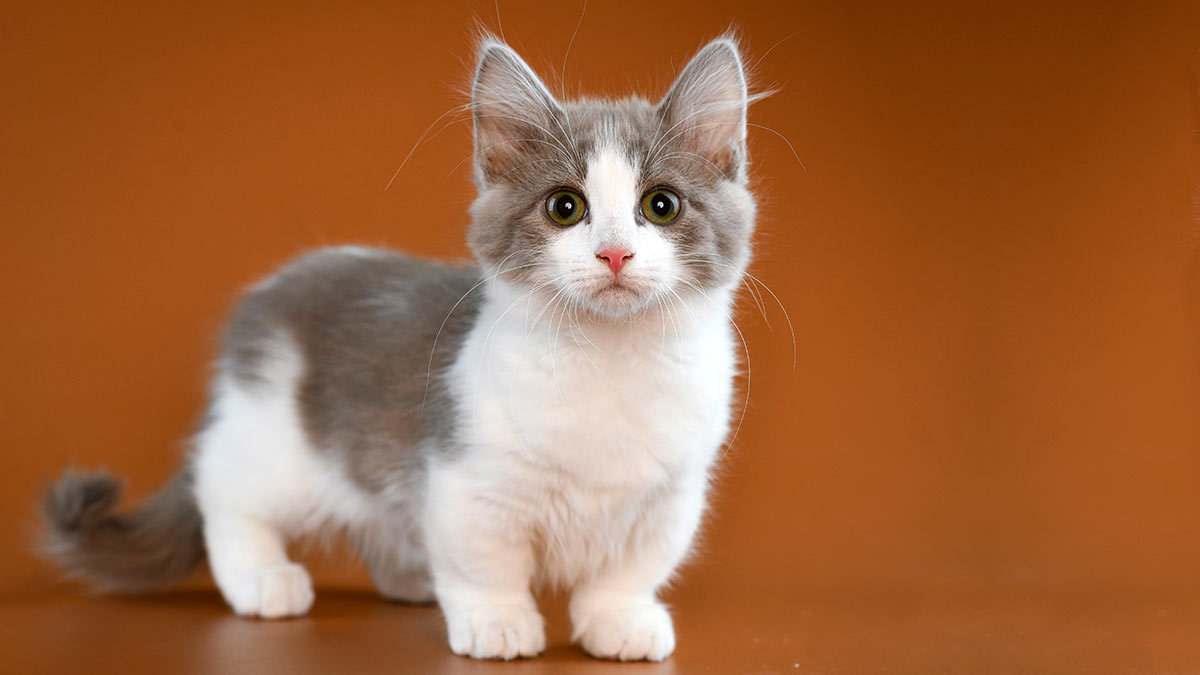
%> input picture segundoParcial/practicas/practica4/gatito.jpg, 1200 x 675 px
$ octave parte2.m   (GNU Octave 9; MATLAB toolbox functions it lacks are replaced by stand-ins)
%> lines starting %> are read from the running program, lines starting %| are printed output that depends on the picture
% Cargar la imagen
imagen = imread('gatito.jpg');
%> imagen is the input picture: size 675x1200x3 uint8; mean R, G, B 159.7, 103.2, 64.1

% Convertir la imagen a escala de grises si es necesario
if size(imagen, 3) == 3
    imagen_gris = rgb2gray(imagen);
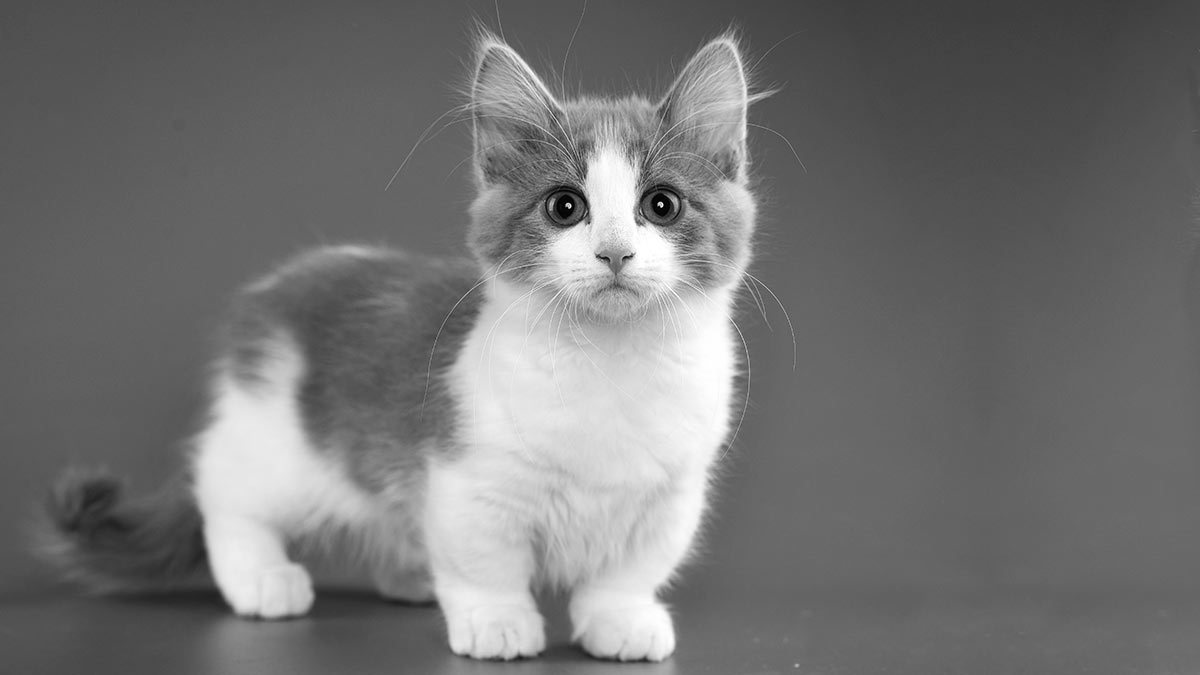
%> imagen_gris: size 675x1200 uint8; min 0, max 255, mean 115.7
else
    imagen_gris = imagen;
end

% Calcular la DCT de la imagen
dct_imagen = dct2(double(imagen_gris)); % Convertir imagen a tipo double para evitar saturación

% Pedir al usuario el número de bits deseado para la compresión
compression_bits = input('Por favor, ingrese el número de bits deseado para la compresión: ');
%> the answer given: 3

% Definir la función para calcular la matriz de error cuantificada
quantized_error_matrix = @(image, bits) round(double(image) / (2^(8-bits))) * (2^(8-bits)) - double(image);

% Calcular la matriz de error cuantificada de la DCT de la imagen
error_matrix_original = quantized_error_matrix(dct_imagen, compression_bits);
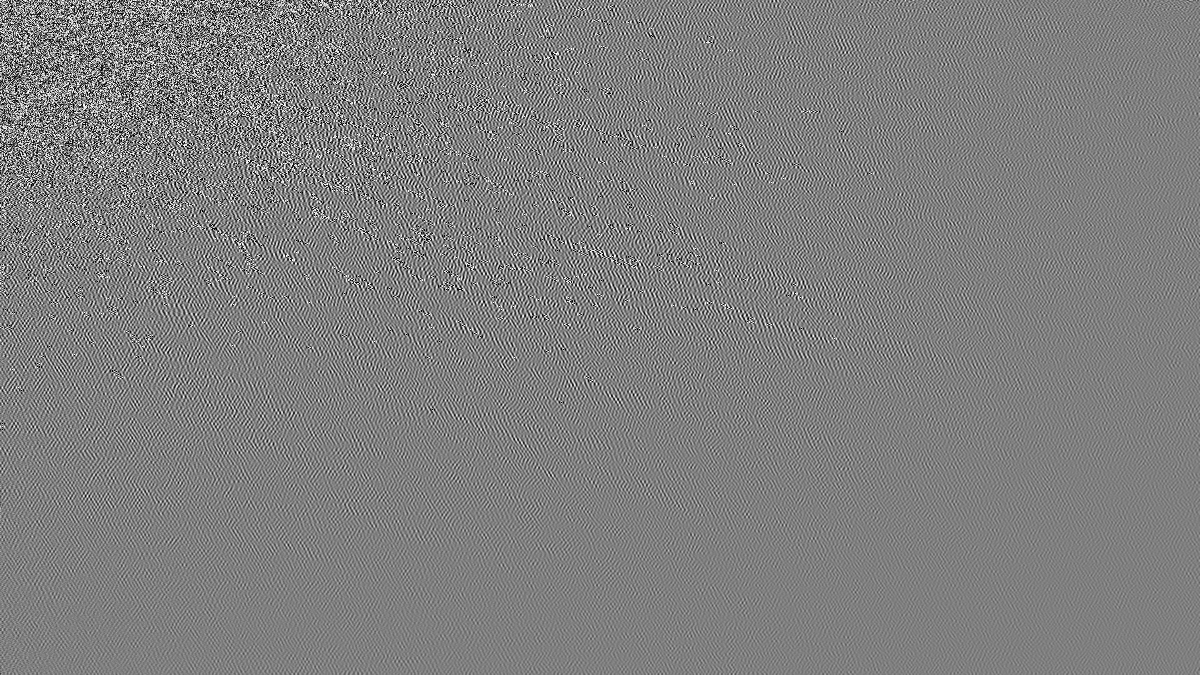
%> error_matrix_original: size 675x1200 double; min -16, max 16, mean -0.00324; drawn with min black and max white

% Calcular la MEQ de recuperación de la DCT de la imagen utilizando los mismos bits de compresión
recovery_meq = @(error_matrix, bits) round(sum(error_matrix(:)) / (numel(error_matrix) * (2^(8-bits)))) * (2^(8-bits));

% Aplicar la MEQ de recuperación a la matriz de error original
meq_original = recovery_meq(error_matrix_original, compression_bits);
%> meq_original = 0

% Calcular la DCT comprimida original
compressed_dct = double(dct_imagen) + error_matrix_original;

% Calcular la matriz de error cuantificada y la MEQ de recuperación de la DCT comprimida
error_matrix_compressed = quantized_error_matrix(compressed_dct, compression_bits);
%> error_matrix_compressed: size 675x1200 double; every value is 0
meq_compressed = recovery_meq(error_matrix_compressed, compression_bits);
%> meq_compressed = 0

% Aplicar la MEQ a la DCT comprimida
recovered_compressed_dct = compressed_dct + meq_compressed;

% Reconstruir la imagen utilizando solo los coeficientes seleccionados
imagen_reconstruida = idct2(recovered_compressed_dct);

% Convertir la imagen reconstruida a uint8
imagen_reconstruida = uint8(imagen_reconstruida);
%> imagen_reconstruida: size 675x1200 uint8

% Calcular la potencia de la señal en el dominio de la DCT
signal_power_dct = mean(dct_imagen(:).^2);
%> signal_power_dct = 15683.2

% Calcular la DCT de la imagen reconstruida
dct_imagen_reconstruida = dct2(double(imagen_reconstruida));

% Calcular la diferencia entre los coeficientes de la DCT original y la DCT reconstruida (ruido)
dct_noise = dct_imagen - dct_imagen_reconstruida;
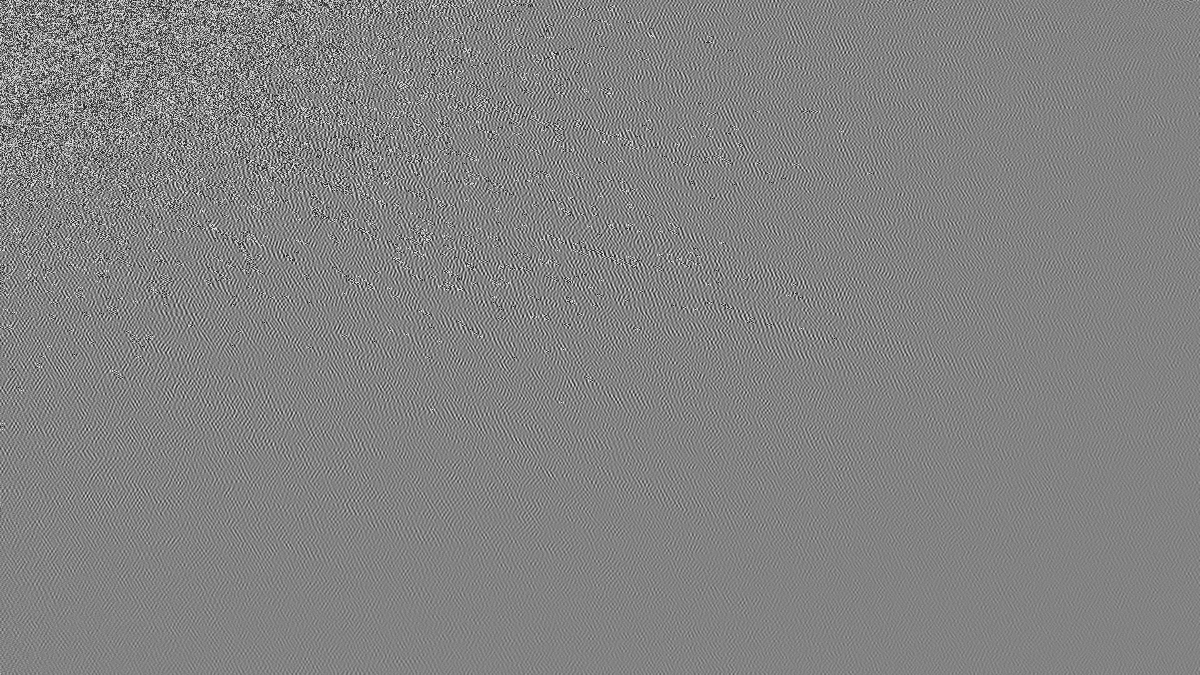
%> dct_noise: size 675x1200 double; min -19.99, max 18.89, mean 0.00296; drawn with min black and max white

% Calcular la potencia del ruido en el dominio de la DCT
noise_power_dct = mean(dct_noise(:).^2);
%> noise_power_dct = 22.23

% Calcular la relación señal/ruido (SNR) en el dominio de la DCT
SNR_dct = 10 * log10(signal_power_dct / noise_power_dct);
%> SNR_dct = 28.48

% Mostrar la imagen original, la imagen DCT y la imagen reconstruida
subplot(1,3,1);
imshow(imagen_gris);
title('Imagen Original');

subplot(1,3,2);
imshow(dct_imagen); % Convertir la DCT de nuevo a uint8 para visualizarla correctamente
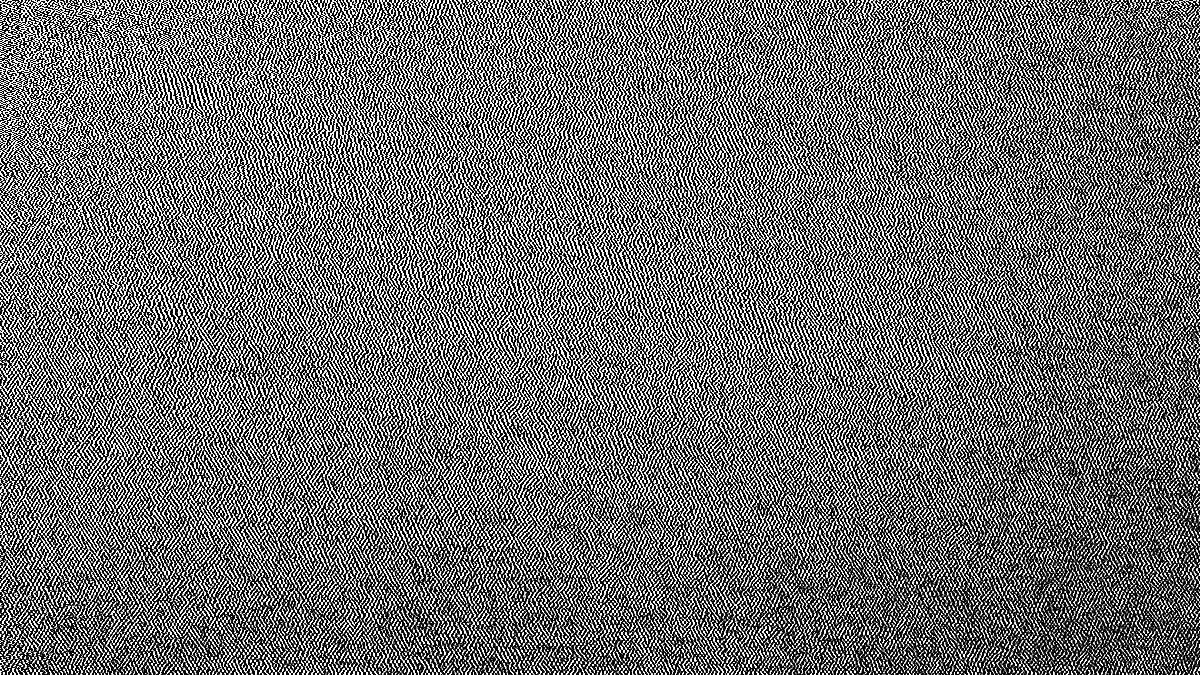
%> displayed picture: size 675x1200, on the screen's scale of 0 to 255; min 0, max 255, mean 110.2
title('Imagen DCT');

subplot(1,3,3);
imshow(imagen_reconstruida);
title('Imagen Reconstruida');

% Mostrar la relación señal/ruido (SNR) en el dominio de la DCT
disp(['La relación señal/ruido (SNR) en el dominio de la DCT es: ', num2str(SNR_dct), ' dB']);
%| La relación señal/ruido (SNR) en el dominio de la DCT es: 28.4848 dB

% Mostrar la relación señal/ruido (SNR) de la imagen reconstruida en el dominio de los píxeles
signal_power_image_pixels = mean(imagen_gris(:).^2);
%> signal_power_image_pixels = 254.9
noise_power_image_pixels = mean((double(imagen_gris(:)) - double(imagen_reconstruida(:))).^2);
%> noise_power_image_pixels = 22.23
SNR_image_pixels = 10 * log10(signal_power_image_pixels / noise_power_image_pixels);
%> SNR_image_pixels = 10.59

% Mostrar la relación señal/ruido (SNR) de la imagen reconstruida en el dominio de los píxeles
disp(['La relación señal/ruido (SNR) de la imagen reconstruida en el dominio de los píxeles es: ', num2str(SNR_image_pixels), ' dB']);
%| La relación señal/ruido (SNR) de la imagen reconstruida en el dominio de los píxeles es: 10.5935 dB

$ run again, with segundoParcial/practicas/practica4/dinamarca.jpg copied over segundoParcial/practicas/practica4/gatito.jpg
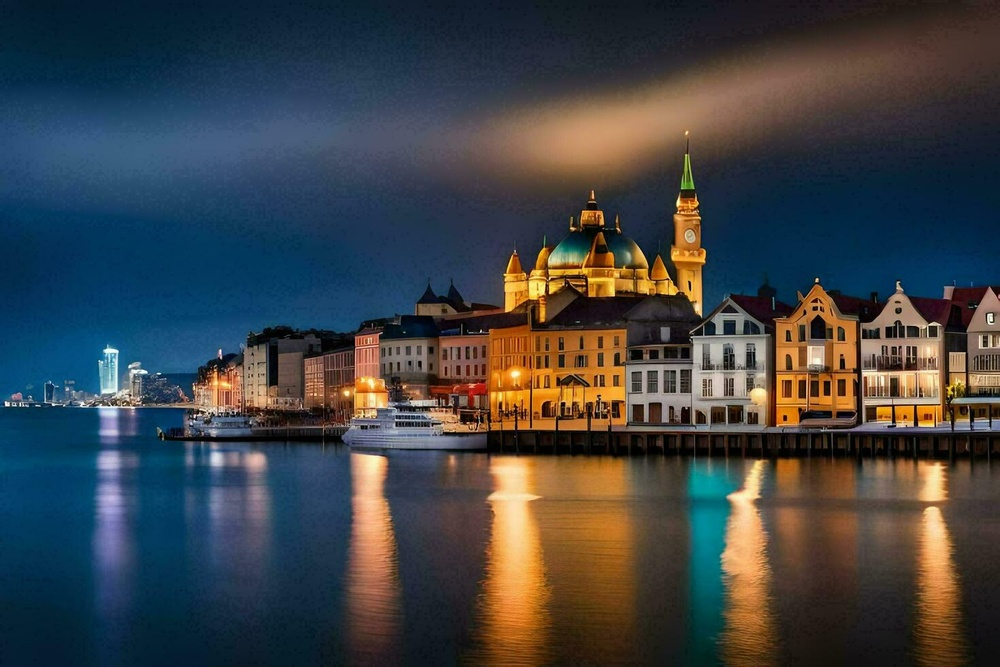
%> input picture segundoParcial/practicas/practica4/dinamarca.jpg, 1000 x 667 px, shrunk from 1470 x 980 before the run
%> imagen is the input picture: size 667x1000x3 uint8; mean R, G, B 62.6, 66.3, 69.2
%> meq_original = 0
%> error_matrix_compressed: size 667x1000 double; every value is 0
%> `imagen_reconstruida = idct2(recovered_compressed_dct);`:
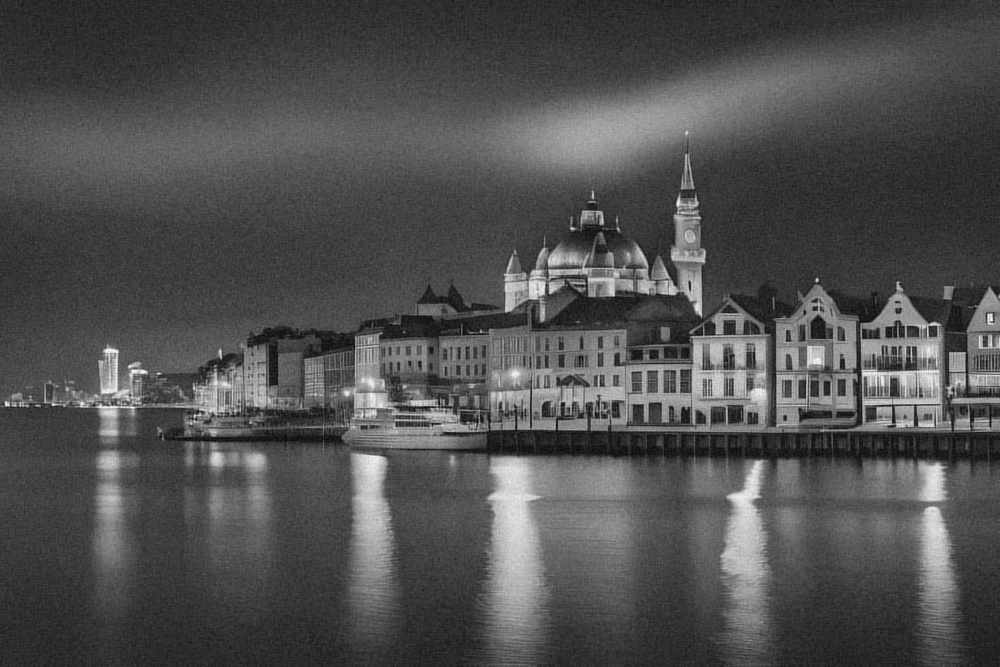
%> imagen_reconstruida: size 667x1000 double; min -26.81, max 267.7, mean 65.5; drawn with min black and max white
%> signal_power_dct = 6128.7
%> noise_power_dct = 39.64
%> SNR_dct = 21.89
%> `imshow(dct_imagen);`:
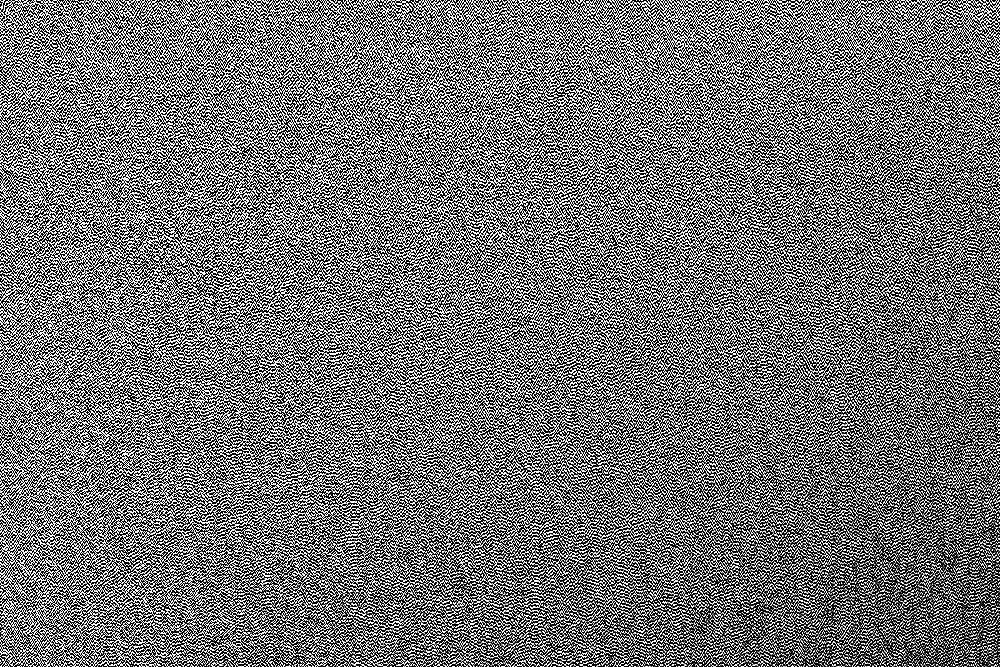
%> displayed picture: size 667x1000, on the screen's scale of 0 to 255; min 0, max 255, mean 115.8
%| La relación señal/ruido (SNR) en el dominio de la DCT es: 21.8921 dB
%> signal_power_image_pixels = 249.9
%> noise_power_image_pixels = 39.64
%> SNR_image_pixels = 8
%| La relación señal/ruido (SNR) de la imagen reconstruida en el dominio de los píxeles es: 7.9955 dB
